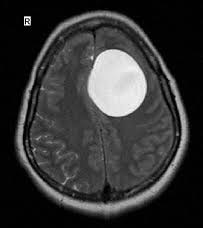
#> input picture mri_sample_001.jpg, 203 x 228 px
$ python brain_tumor_detection.py   (older library calls are emulated)
#> lines starting #> are read from the running program, lines starting #| are printed output that depends on the picture; after the words box and inside, x2 and y2 are one past the last pixel; in counts of white or black regions, pixels touching at a corner belong together
#> the answer given: mri_sample_001.jpg
import cv2
import numpy as np
import matplotlib.pyplot as plt
from skimage import morphology, measure, segmentation
from skimage.filters import sobel
from skimage.segmentation import watershed
from scipy import ndimage
import tkinter as tk
from tkinter import filedialog, messagebox
from PIL import Image, ImageTk

class BrainTumorDetector:
    def __init__(self):
        self.original_image = None
        self.gray_image = None
        self.binary_image = None
        self.watershed_image = None
        self.morphology_tumor = None
        self.threshold_image = None

        # Pixel size for area calculation (same as MATLAB)
        self.pixel_w = 0.0508
        self.pixel_h = 0.0508

    def load_image(self, image_path):
        """Load and preprocess the MRI image"""
#> called with image_path = 'mri_sample_001.jpg'
        # Read image
        self.original_image = cv2.imread(image_path)
#> self.original_image is the input picture: shape (228, 203, 3); min 0, max 255, mean 53
        if self.original_image is None:
            raise ValueError("Could not load image")

        # Resize to 200x200 (same as MATLAB)
        self.original_image = cv2.resize(self.original_image, (200, 200))
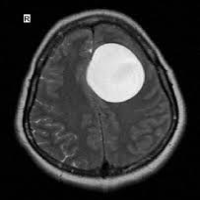
#> self.original_image: shape (200, 200, 3); min 0, max 253, mean 52.9

        # Convert to grayscale
        self.gray_image = cv2.cvtColor(self.original_image, cv2.COLOR_BGR2GRAY)

        return self.gray_image

    def create_binary_image(self, threshold=0.6):
        """Create binary image using threshold (equivalent to imbinarize)"""
#> called with threshold = 0.6
        if self.gray_image is None:
            raise ValueError("No image loaded")

        # Normalize to 0-1 range
        normalized = self.gray_image.astype(np.float32) / 255.0

        # Apply threshold
        self.binary_image = (normalized > threshold).astype(np.uint8) * 255
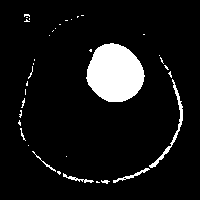
#> self.binary_image: shape (200, 200); 8.4% white; 37 white regions (30 under 20 px), largest, box (x1, y1, x2, y2) and area: (86, 43, 145, 102) 2594, (149, 79, 183, 168) 295, (113, 168, 150, 183) 104

        return self.binary_image

    def watershed_segmentation(self):
        """Apply Sobel filter and watershed segmentation"""
        if self.binary_image is None:
            raise ValueError("Binary image not created")

        # Convert to float for gradient calculation
        binary_float = self.binary_image.astype(np.float32) / 255.0

        # Sobel filters (equivalent to MATLAB's fspecial('sobel'))
        sobel_x = cv2.Sobel(binary_float, cv2.CV_64F, 1, 0, ksize=3)
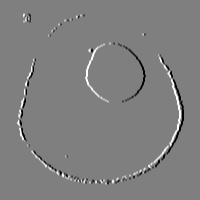
#> sobel_x: shape (200, 200) float64; min -4, max 4, mean 0; drawn with min black and max white
        sobel_y = cv2.Sobel(binary_float, cv2.CV_64F, 0, 1, ksize=3)
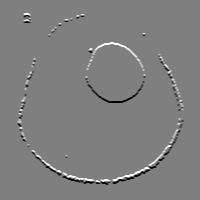
#> sobel_y: shape (200, 200) float64; min -4, max 4, mean 0; drawn with min black and max white

        # Gradient magnitude
        gradient_magnitude = np.sqrt(sobel_x**2 + sobel_y**2)
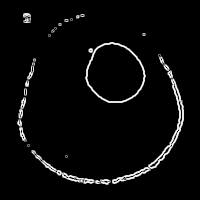
#> gradient_magnitude: shape (200, 200) float64; min 0, max 4.47, mean 0.169; drawn with min black and max white

        # Watershed segmentation
        markers = np.zeros_like(gradient_magnitude, dtype=np.int32)
        markers[gradient_magnitude < 0.1] = 1
        markers[gradient_magnitude > 0.8] = 2

        # Apply watershed
        labels = watershed(gradient_magnitude, markers)
#> labels: shape (200, 200) int32; values 1 (black) and 2 (white), 5.6% white in thin lines or dots, all inside (x1, y1, x2, y2) = (17, 13, 184, 185)

        # Convert to RGB for visualization
        self.watershed_image = (labels * 127).astype(np.uint8)

        return self.watershed_image

    def morphological_processing(self):
        """Apply morphological operations to detect tumor (white areas)"""
        if self.binary_image is None:
            raise ValueError("Binary image not created")

        # Create disk-shaped structuring element (equivalent to strel('disk',5))
        kernel = cv2.getStructuringElement(cv2.MORPH_ELLIPSE, (11, 11))

        # Opening operation (equivalent to imopen)
        opened = cv2.morphologyEx(self.binary_image, cv2.MORPH_OPEN, kernel)
#> opened: shape (200, 200); 6.5% white; 1 white region, box (x1, y1, x2, y2) and area: (87, 43, 144, 102) 2587

        # Reconstruction (approximated using closing and opening)
        reconstructed = cv2.morphologyEx(opened, cv2.MORPH_CLOSE, kernel)

        # Dilation
        dilated = cv2.dilate(reconstructed, kernel, iterations=1)
#> dilated: shape (200, 200); 9% white; 1 white region, box (x1, y1, x2, y2) and area: (82, 38, 149, 107) 3586

        # Final reconstruction and complement operations
        # This approximates the MATLAB morphological reconstruction
        complement = cv2.bitwise_not(dilated)
        final_recon = cv2.morphologyEx(complement, cv2.MORPH_CLOSE, kernel)

        # Final tumor mask (white areas represent tumor)
        self.morphology_tumor = cv2.bitwise_not(final_recon)

        return self.morphology_tumor

    def threshold_segmentation(self):
        """Apply Otsu thresholding for segmentation"""
        if self.gray_image is None:
            raise ValueError("No image loaded")

        # Otsu thresholding (equivalent to graythresh + imbinarize)
        _, self.threshold_image = cv2.threshold(
            self.gray_image, 0, 255, cv2.THRESH_BINARY + cv2.THRESH_OTSU
        )
#> self.threshold_image: shape (200, 200); 12.8% white; 24 white regions (21 under 20 px), largest, box (x1, y1, x2, y2) and area: (86, 43, 145, 103) 2692, (17, 11, 185, 187) 2270, (24, 14, 31, 23) 45

        # Remove small objects (equivalent to bwareaopen)
        num_labels, labels, stats, _ = cv2.connectedComponentsWithStats(
            self.threshold_image, connectivity=8
        )
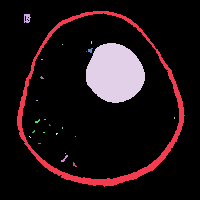
#> labels: shape (200, 200) int32; 25 distinct labels, from 0 to 24; one colour per label, 0 black
#> num_labels = 25; stats = 25 rows, first 6: [0, 0, 200, 200, 34897], [17, 11, 168, 176, 2270], [24, 14, 7, 9, 45], [91, 41, 1, 3, 3], [86, 43, 59, 60, 2692], [62, 44, 1, 1, 1]

        # Filter out small components (area < 50 pixels)
        min_area = 50
        filtered = np.zeros_like(self.threshold_image)

        for i in range(1, num_labels):  # Skip background (label 0)
            if stats[i, cv2.CC_STAT_AREA] >= min_area:
                filtered[labels == i] = 255
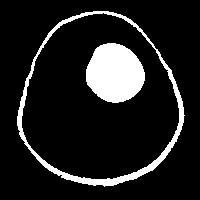
#> filtered: shape (200, 200); 12.4% white; 2 white regions, box (x1, y1, x2, y2) and area: (86, 43, 145, 103) 2692, (17, 11, 185, 187) 2270

        self.threshold_image = filtered

        return self.threshold_image

    def calculate_tumor_area(self):
        """Calculate tumor area and classify"""
        if self.morphology_tumor is None:
            raise ValueError("Morphological processing not completed")

        # Find connected components
        num_labels, labels, stats, _ = cv2.connectedComponentsWithStats(
            self.morphology_tumor, connectivity=8
        )
#> num_labels = 2; stats = [[0, 0, 200, 200, 36414], [82, 38, 67, 69, 3586]]

        # Calculate total tumor area in pixels
        tumor_pixels = 0
        for i in range(1, num_labels):  # Skip background
            tumor_pixels += stats[i, cv2.CC_STAT_AREA]
#> this loop made 1 pass
#> tumor_pixels on pass 1: 3586
#> after the loop, tumor_pixels = 3586

        # Convert to cm²
        tumor_cm2 = tumor_pixels * self.pixel_w * self.pixel_h
#> tumor_cm2 = 9.25

        # Classify tumor
        if tumor_cm2 == 0:
            category = "No Tumor"
        elif tumor_cm2 <= 2.37:
            category = "Benign Tumor"
        else:
            category = "Malignant Tumor"

        return tumor_cm2, category

    def process_complete_pipeline(self, image_path):
        """Run the complete tumor detection pipeline"""
        # Load image
        self.load_image(image_path)

        # Create binary image
        self.create_binary_image()

        # Watershed segmentation
        self.watershed_segmentation()

        # Morphological processing (main tumor detection)
        self.morphology_tumor = self.morphological_processing()

        # Threshold segmentation
        self.threshold_segmentation()

        # Calculate tumor area
        tumor_area, category = self.calculate_tumor_area()
#> tumor_area = 9.25; category = 'Malignant Tumor'

        return {
            'original': self.gray_image,
            'binary': self.binary_image,
            'watershed': self.watershed_image,
            'morphology_tumor': self.morphology_tumor,
            'threshold': self.threshold_image,
            'tumor_area_cm2': tumor_area,
            'category': category
        }

def main():
    """Main function to run tumor detection"""
    # Create detector instance
    detector = BrainTumorDetector()

    # File dialog to select image
    root = tk.Tk()
    root.withdraw()  # Hide the main window

    file_path = filedialog.askopenfilename(
        title="Select MRI Image",
        filetypes=[("Image files", "*.png *.jpg *.jpeg *.bmp *.tiff")]
    )

    if not file_path:
        print("No file selected")
        return

    try:
        # Process the image
        results = detector.process_complete_pipeline(file_path)
#> results = 7 items

        # Display results
        fig, axes = plt.subplots(2, 3, figsize=(15, 10))
        fig.suptitle('Brain Tumor Detection Results', fontsize=16)

        # Original grayscale
        axes[0, 0].imshow(results['original'], cmap='gray')
        axes[0, 0].set_title('Grayscale MRI')
        axes[0, 0].axis('off')

        # Binary image
        axes[0, 1].imshow(results['binary'], cmap='gray')
        axes[0, 1].set_title('Binary Image')
        axes[0, 1].axis('off')

        # Watershed segmentation
        axes[0, 2].imshow(results['watershed'], cmap='viridis')
        axes[0, 2].set_title('Watershed Segmentation')
        axes[0, 2].axis('off')

        # Morphological tumor (WHITE areas are tumor)
        axes[1, 0].imshow(results['morphology_tumor'], cmap='gray')
        axes[1, 0].set_title('Morphological Tumor (White = Tumor)')
        axes[1, 0].axis('off')

        # Threshold segmentation
        axes[1, 1].imshow(results['threshold'], cmap='gray')
        axes[1, 1].set_title('Thresholding Segmentation')
        axes[1, 1].axis('off')

        # Text results
        axes[1, 2].text(0.1, 0.7, 'Tumor Analysis', fontsize=14, fontweight='bold')
        axes[1, 2].text(0.1, 0.6, '-------------------', fontsize=12)
        axes[1, 2].text(0.1, 0.5, f'Area (cm²): {results["tumor_area_cm2"]:.4f}', fontsize=12)
        axes[1, 2].text(0.1, 0.4, f'Category: {results["category"]}', fontsize=12)
        axes[1, 2].axis('off')

        plt.tight_layout()
        plt.show()

        # Print results
        print("\n" + "="*50)
        print("BRAIN TUMOR DETECTION RESULTS")
        print("="*50)
        print(f"Tumor Area: {results['tumor_area_cm2']:.4f} cm²")
#| Tumor Area: 9.2542 cm²
        print(f"Classification: {results['category']}")
#| Classification: Malignant Tumor
        print("="*50)

    except Exception as e:
        messagebox.showerror("Error", f"An error occurred: {str(e)}")
        print(f"Error: {e}")

if __name__ == "__main__":
    main()

$ run again, on mri_sample_004.jpg
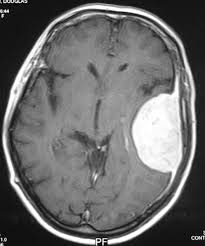
#> input picture mri_sample_004.jpg, 205 x 246 px
#> in load_image, self.original_image is the input picture: shape (246, 205, 3); min 0, max 255, mean 108
#> self.original_image: shape (200, 200, 3)
#> self.binary_image: shape (200, 200); 15.3% white; 74 white regions (65 under 20 px), largest, box (x1, y1, x2, y2) and area: (117, 60, 178, 157) 3008, (3, 4, 191, 199) 2554, (74, 10, 116, 16) 86
#> self.watershed_image: shape (200, 200); values 127 (black) and 254 (white), 14.2% white in thin lines or dots
#> opened: shape (200, 200); 6.4% white; 1 white region, box (x1, y1, x2, y2) and area: (128, 76, 178, 141) 2578
#> dilated: shape (200, 200); 9% white; 1 white region, box (x1, y1, x2, y2) and area: (123, 71, 183, 146) 3613
#> self.threshold_image: shape (200, 200); 61.4% white; 42 black regions (32 under 20 px), largest, box (x1, y1, x2, y2) and area: (0, 0, 200, 200) 10107, (7, 53, 187, 196) 3172, (39, 8, 180, 77) 1428
#> in threshold_segmentation, `num_labels, labels, stats, _ = cv2.connectedComponentsWithStats( self...`:
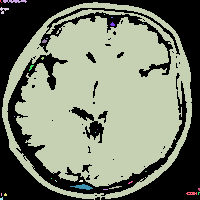
#> labels: shape (200, 200) int32; 30 distinct labels, from 0 to 29; one colour per label, 0 black
#> in threshold_segmentation, `num_labels, labels, stats, _ = cv2.connectedComponentsWithStats( self...`: num_labels = 30; stats = 30 rows, first 6: [0, 0, 200, 200, 15437], [0, 0, 2, 3, 3], [3, 0, 24, 3, 52], [2, 2, 190, 198, 24261], [0, 7, 9, 7, 28], [104, 14, 1, 1, 1]
#> after the loop in threshold_segmentation, `for i in range(1, num_labels):`:
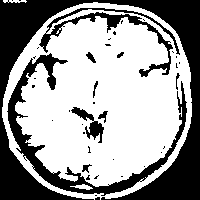
#> filtered: shape (200, 200); 61% white; 40 black regions (30 under 20 px), largest, box (x1, y1, x2, y2) and area: (0, 0, 200, 200) 10193, (7, 53, 187, 196) 3234, (39, 8, 180, 77) 1461
#> in calculate_tumor_area, `num_labels, labels, stats, _ = cv2.connectedComponentsWithStats( self...`: num_labels = 2; stats = [[0, 0, 200, 200, 36387], [123, 71, 60, 75, 3613]]
#> the loop in calculate_tumor_area, `for i in range(1, num_labels):` made 1 pass
#> tumor_pixels on pass 1: 3613
#> after the loop in calculate_tumor_area, `for i in range(1, num_labels):`: tumor_pixels = 3613
#> tumor_cm2 = 9.32
#> category = 'Malignant Tumor'
#> results = 7 items
#| Tumor Area: 9.3239 cm²
#| Classification: Malignant Tumor

$ run again, on mri_sample_005.jpg
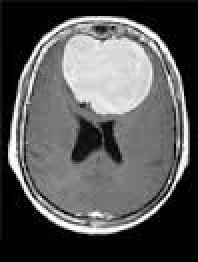
#> input picture mri_sample_005.jpg, 99 x 131 px (shown 2 times larger)
#> in load_image, self.original_image is the input picture: shape (131, 99, 3); min 0, max 255, mean 87.7
#> self.original_image: shape (200, 200, 3)
#> in create_binary_image, `self.binary_image = (normalized > threshold).astype(np.uint8) * 255`:
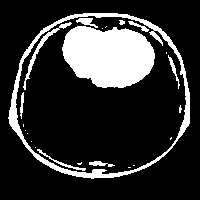
#> self.binary_image: shape (200, 200); 19.3% white; 23 white regions (13 under 20 px), largest, box (x1, y1, x2, y2) and area: (62, 26, 155, 88) 4439, (8, 13, 190, 179) 2398, (23, 22, 72, 90) 293
#> self.watershed_image: shape (200, 200); values 127 (black) and 254 (white), 12.6% white in thin lines or dots, all inside (x1, y1, x2, y2) = (7, 12, 191, 180)
#> opened: shape (200, 200); 11% white; 1 white region, box (x1, y1, x2, y2) and area: (63, 26, 155, 88) 4411
#> reconstructed: shape (200, 200); 11% white; 1 white region, box (x1, y1, x2, y2) and area: (63, 26, 155, 88) 4415
#> dilated: shape (200, 200); 14.4% white; 1 white region, box (x1, y1, x2, y2) and area: (58, 21, 160, 93) 5750
#> self.threshold_image: shape (200, 200); 56.4% white; 47 black regions (37 under 20 px), largest, box (x1, y1, x2, y2) and area: (0, 0, 200, 200) 15439, (72, 89, 124, 125) 1133, (121, 110, 183, 167) 282
#> in threshold_segmentation, `num_labels, labels, stats, _ = cv2.connectedComponentsWithStats( self...`:
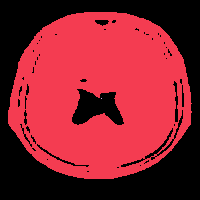
#> labels: shape (200, 200) int32; 3 distinct labels, from 0 to 2; one colour per label, 0 black
#> in threshold_segmentation, `num_labels, labels, stats, _ = cv2.connectedComponentsWithStats( self...`: num_labels = 3; stats = [[0, 0, 200, 200, 17432], [8, 12, 184, 167, 22567], [101, 98, 1, 1, 1]]
#> in calculate_tumor_area, `num_labels, labels, stats, _ = cv2.connectedComponentsWithStats( self...`: num_labels = 2; stats = [[0, 0, 200, 200, 34250], [58, 21, 102, 72, 5750]]
#> the loop in calculate_tumor_area, `for i in range(1, num_labels):` made 1 pass
#> tumor_pixels on pass 1: 5750
#> after the loop in calculate_tumor_area, `for i in range(1, num_labels):`: tumor_pixels = 5750
#> tumor_cm2 = 14.84
#> category = 'Malignant Tumor'
#> results = 7 items
#| Tumor Area: 14.8387 cm²
#| Classification: Malignant Tumor

$ run again, on mri_sample_006.jpeg
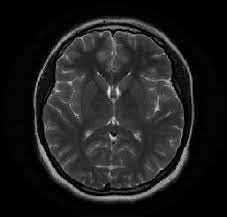
#> input picture mri_sample_006.jpeg, 227 x 217 px
#> in load_image, self.original_image is the input picture: shape (217, 227, 3); min 0, max 236, mean 30.6
#> self.original_image: shape (200, 200, 3)
#> self.binary_image: shape (200, 200); 0.45% white in thin lines or dots, all inside (x1, y1, x2, y2) = (36, 35, 164, 183)
#> self.watershed_image: shape (200, 200); values 127 (black) and 254 (white), 1.7% white; 25 white regions (17 under 20 px), largest, box (x1, y1, x2, y2) and area: (35, 134, 57, 168) 159, (89, 180, 116, 184) 86, (95, 107, 105, 115) 52
#> opened: shape (200, 200); every value is 0
#> complement: shape (200, 200); every value is 255
#> self.threshold_image: shape (200, 200); 41.9% white; 10 white regions (8 under 20 px), largest, box (x1, y1, x2, y2) and area: (37, 23, 163, 178) 14365, (29, 16, 171, 187) 2345
#> in threshold_segmentation, `num_labels, labels, stats, _ = cv2.connectedComponentsWithStats( self...`:
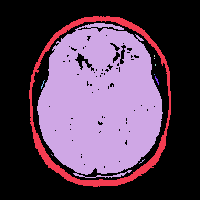
#> labels: shape (200, 200) int32; 11 distinct labels, from 0 to 10; one colour per label, 0 black
#> in threshold_segmentation, `num_labels, labels, stats, _ = cv2.connectedComponentsWithStats( self...`: num_labels = 11; stats = [[0, 0, 200, 200, 23252], [29, 16, 142, 171, 2345], [37, 23, 126, 155, 14365], [154, 55, 1, 2, 2], [154, 58, 1, 1, 1], [155, 64, 1, 2, 2], [154, 74, 1, 1, 1], [155, 76, 4, 9, 13], [41, 80, 4, 9, 10], [51, 154, 2, 2, 2], [139, 159, 6, 5, 7]]
#> in calculate_tumor_area, `num_labels, labels, stats, _ = cv2.connectedComponentsWithStats( self...`: num_labels = 1; stats = [[0, 0, 200, 200, 40000]]
#> after the loop in calculate_tumor_area, `for i in range(1, num_labels):`: tumor_pixels = 0
#> category = 'No Tumor'
#> results = 7 items
#| Tumor Area: 0.0000 cm²
#| Classification: No Tumor
